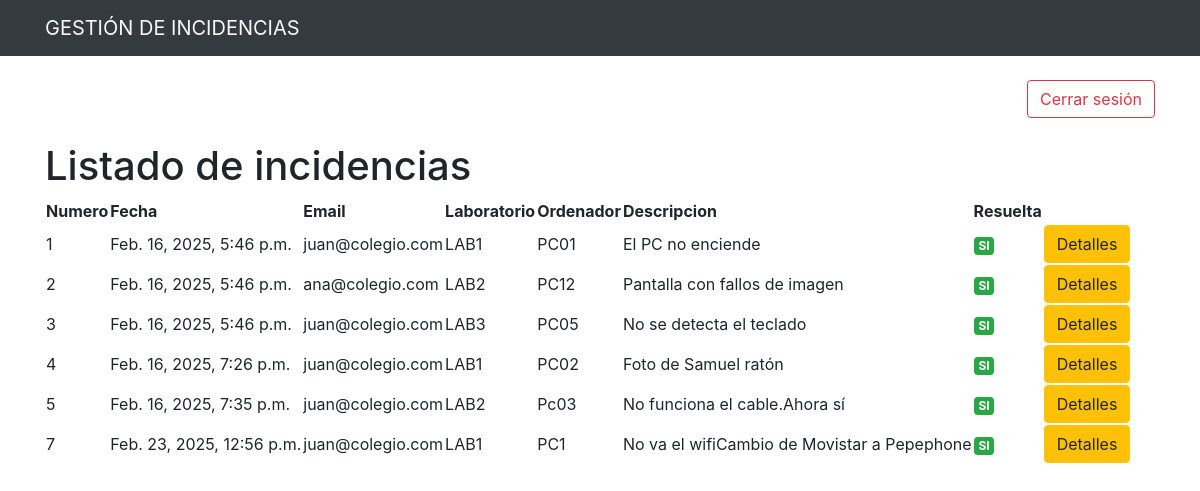
Screenshot of /tecnico/juan@colegio.com/ with the database file from the repository.
### gestion/models.py (models this page shows)
class Incidencia(models.Model):
    numero = models.AutoField(primary_key=True)
    fecha = models.DateTimeField(auto_now_add=True)
    laboratorio = models.ForeignKey(Laboratorio, on_delete=models.CASCADE)
    numero_ordenador = models.CharField(max_length = 10)
    descripcion = models.TextField()
    profesor = models.ForeignKey(Profesor, on_delete = models.CASCADE)
    resuelta = models.BooleanField(default=False)

class Profesor(models.Model):
    nombre_completo = models.CharField(max_length=50)
    email = models.EmailField(max_length=50, primary_key=True)
    password = models.CharField(max_length=50)
    laboratorio = models.ForeignKey(Laboratorio, on_delete=models.SET_NULL, null=True, blank=True)
    '''
        on_delete=models.SET_NULL	Si el laboratorio se borra, este campo se pone en NULL.
        null=True	Permite que el campo almacene valores NULL en la base de datos.
        blank=True	Permite que el campo se deje en blanco en formularios de Django.
    '''

class Laboratorio(models.Model):
    nombre_lab = models.CharField(max_length = 10, primary_key=True)
    num_ordenadores = models.IntegerField()
    email_tecnico = models.EmailField(max_length=50)

### gestion/views.py (the view)
# urls.py: path('tecnico/<str:email>/',TecnicoView,name='tecnico'),
def TecnicoView(request,email):
    tecnico=getUsuarioByEmail(email)
    incidencias= Incidencia.objects.all()
    return render(request,'tecnico.html',{'incidencias':incidencias})

### gestion/views.py (called while the page is built)
def getUsuarioByEmail(email):
    try:
        return Profesor.objects.get(email=email)
    except Profesor.DoesNotExist:
        return None

### gestion/templates/tecnico.html
{% extends "base.html" %} {% load static %} {% block content %}
<div class="container py-4">
  <div class="d-flex justify-content-end pb-4">
    <a href="{% url 'login' %}" class="btn btn-outline-danger">Cerrar sesión</a>
  </div>
  <h1>Listado de incidencias</h1>
  <table class="table-borderless">
    <thead>
      <th>Numero</th>
      <th>Fecha</th>
      <th>Email</th>
      <th>Laboratorio</th>
      <th>Ordenador</th>
      <th>Descripcion</th>
      <th>Resuelta</th>
      <th></th>
    </thead>
    <tbody>
      {% for i in incidencias %}
      <tr>
        <td>{{i.numero}}</td>
        <td>{{i.fecha}}</td>
        <td>{{i.profesor.email}}</td>
        <td>{{i.laboratorio.nombre_lab}}</td>
        <td>{{i.numero_ordenador}}</td>
        <td>{{i.descripcion}}</td>
        <td>
          {% if i.resuelta %}
          <span class="badge badge-success">SI</span>
          {% else %}
          <span class="badge badge-danger">NO</span>
          {% endif %}
        </td>
        <td>
          {% if i.resuelta %}
          <a href="{% url 'detalles' i.numero %}" class="btn btn-warning">
            Detalles
          </a>
          {% else %}
          <a href="{% url 'resolver' i.numero %}" class="btn btn-warning">
            Resolver
          </a>
          {% endif %}
        </td>
      </tr>
      {% endfor %}
    </tbody>
  </table>
</div>
{% endblock %}

### gestion/templates/base.html (shortened to what this page needs)
{% load static %}
<!DOCTYPE html>
<html lang="en">
  <head>
    <link
      rel="stylesheet"
      href="https://maxcdn.bootstrapcdn.com/bootstrap/4.0.0/css/bootstrap.min.css"
    />
    <link rel="stylesheet" href="{% static 'css/style.css' %}" />
  </head>
  <body>
    <nav class="navbar navbar-expand-lg bg-dark">
      <div class="container">
        <a class="navbar-brand text-light" href="#">GESTIÓN DE INCIDENCIAS</a>
      </div>
    </nav>
    {% block content %}{% endblock %}
  </body>
</html>

### rows the page displays
Incidencia: numero "1", fecha "Feb. 16, 2025, 5:46 p.m.", profesor.email "juan@colegio.com", laboratorio.nombre_lab "LAB1", numero_ordenador "PC01", descripcion "El PC no enciende", resuelta "SI"
Incidencia: numero "2", fecha "Feb. 16, 2025, 5:46 p.m.", profesor.email "ana@colegio.com", laboratorio.nombre_lab "LAB2", numero_ordenador "PC12", descripcion "Pantalla con fallos de imagen", resuelta "SI"
Incidencia: numero "3", fecha "Feb. 16, 2025, 5:46 p.m.", profesor.email "juan@colegio.com", laboratorio.nombre_lab "LAB3", numero_ordenador "PC05", descripcion "No se detecta el teclado", resuelta "SI"
Incidencia: numero "4", fecha "Feb. 16, 2025, 7:26 p.m.", profesor.email "juan@colegio.com", laboratorio.nombre_lab "LAB1", numero_ordenador "PC02", descripcion "Foto de Samuel ratón", resuelta "SI"
Incidencia: numero "5", fecha "Feb. 16, 2025, 7:35 p.m.", profesor.email "juan@colegio.com", laboratorio.nombre_lab "LAB2", numero_ordenador "Pc03", descripcion "No funciona el cable.Ahora sí", resuelta "SI"
Incidencia: numero "7", fecha "Feb. 23, 2025, 12:56 p.m.", profesor.email "juan@colegio.com", laboratorio.nombre_lab "LAB1", numero_ordenador "PC1", descripcion "No va el wifiCambio de Movistar a Pepephone", resuelta "SI"
